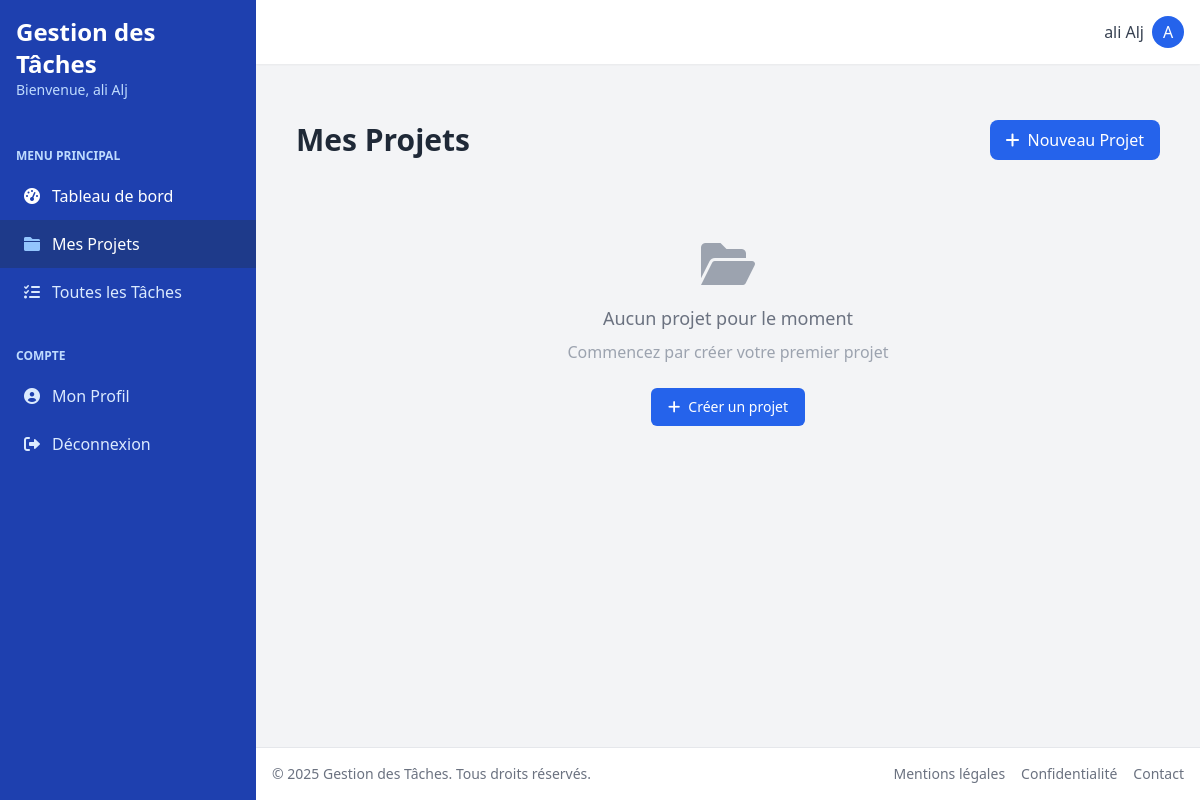
/projets/ (signed in), run on an earlier commit of the app's database.
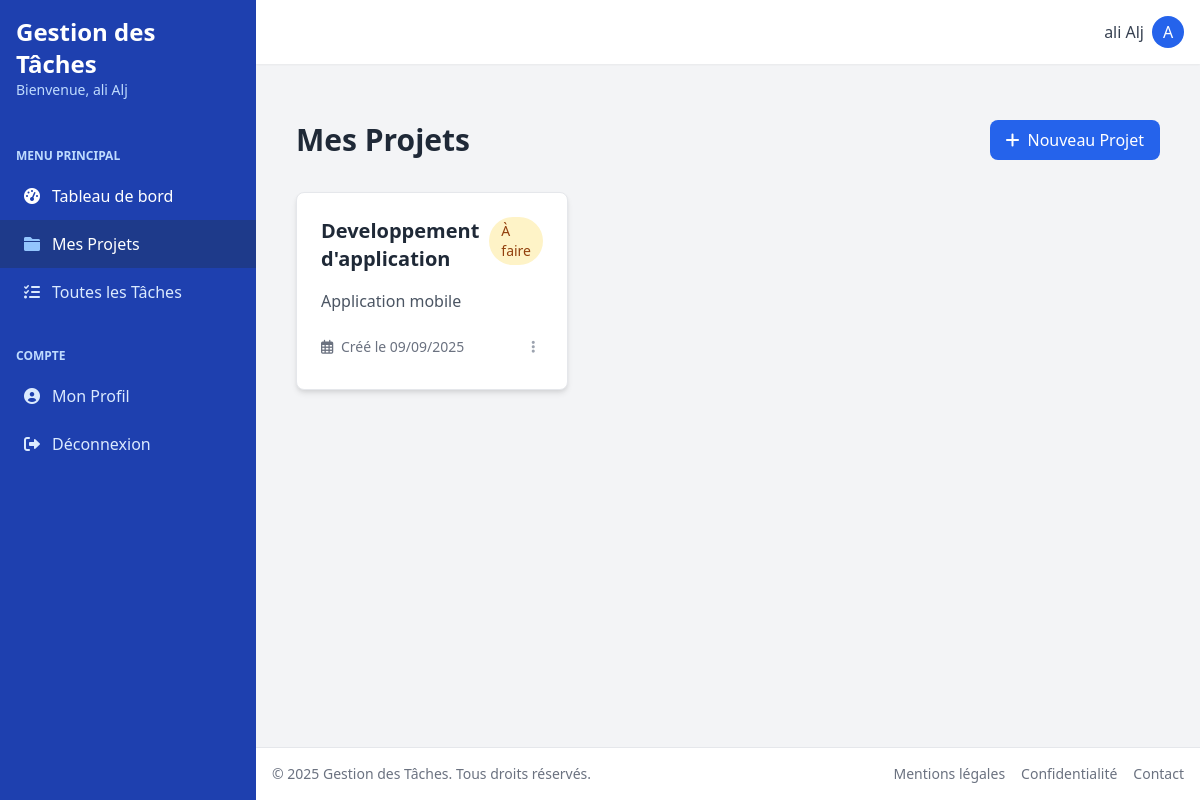
And on a later commit of the database.
### projects/models.py (models this page shows, shortened)
class Projet(models.Model):
    class StatutProjet(models.TextChoices):
        A_FAIRE = 'a_faire', _('À faire')
        EN_COURS = 'en_cours', _('En cours')
        TERMINE = 'termine', _('Terminé')
    titre = models.CharField(_('titre'), max_length=200)
    description = models.TextField(_('description'), blank=True)
    statut = models.CharField(
        _('statut'),
        max_length=10,
        choices=StatutProjet.choices,
        default=StatutProjet.A_FAIRE
    )
    proprietaire = models.ForeignKey(
        settings.AUTH_USER_MODEL,
        on_delete=models.CASCADE,
        related_name='projets',
        verbose_name=_('propriétaire')
    )
    date_creation = models.DateTimeField(_('date de création'), auto_now_add=True)
    date_mise_a_jour = models.DateTimeField(_('date de mise à jour'), auto_now=True)
    class Meta:
        verbose_name = _('projet')
        verbose_name_plural = _('projets')
        ordering = ['-date_creation']

### projects/views.py (the view)
# urls.py: path('', views.liste_projets, name='liste'),
@login_required
def liste_projets(request):
    projets = Projet.objects.filter(proprietaire=request.user).order_by('-date_creation')
    return render(request, 'projects/liste.html', {'projets': projets})

### rbac/context_processors.py (called while the page is built)
def user_permissions(request):
    if not hasattr(request, 'user') or not request.user.is_authenticated:
        return {}
    def has_perm(permission_codename):
        return user_has_permission(request.user, permission_codename)
    def has_role(role_name):
        return user_has_role(request.user, role_name)
    return {
        'has_perm': has_perm,
        'has_role': has_role,
        'is_admin': request.user.is_superuser or has_role('admin'),
    }

### templates/projects/liste.html (shortened to what this page needs)
{% extends 'base.html' %}
{% load static %}
{% block content %}
<div class="container mx-auto px-4 py-8">
    <div class="flex justify-between items-center mb-8">
        <h1 class="text-3xl font-bold text-gray-800">Mes Projets</h1>
        <a href="{% url 'projects:creer' %}"
           class="bg-blue-600 hover:bg-blue-700 text-white px-4 py-2 rounded-lg flex items-center">
            <i class="fas fa-plus mr-2"></i>
            Nouveau Projet
        </a>
    </div>
    <div class="grid grid-cols-1 md:grid-cols-2 lg:grid-cols-3 gap-6">
        {% for projet in projets %}
        <div class="bg-white rounded-lg shadow-md border border-gray-200 hover:shadow-lg transition-shadow duration-300">
            <div class="p-6">
                <div class="flex justify-between items-start mb-4">
                    <h2 class="text-xl font-semibold text-gray-800">
                        <a href="{% url 'projects:detail' projet.id %}" class="hover:text-blue-600 transition-colors">
                            {{ projet.titre }}
                        </a>
                    </h2>
                    <span class="inline-flex items-center px-3 py-1 rounded-full text-sm font-medium
                                {% if projet.statut == 'a_faire' %}bg-yellow-100 text-yellow-800
                                {% elif projet.statut == 'en_cours' %}bg-blue-100 text-blue-800
                                {% else %}bg-green-100 text-green-800{% endif %}">
                        {{ projet.get_statut_display }}
                    </span>
                </div>
                <p class="text-gray-600 mb-4 line-clamp-3">
                    {{ projet.description|default:"Aucune description fournie." }}
                </p>
                <div class="flex justify-between items-center text-sm text-gray-500">
                    <div>
                        <i class="far fa-calendar-alt mr-1"></i>
                        Créé le {{ projet.date_creation|date:"d/m/Y" }}
                    </div>
                    <div class="dropdown">
                        <button onclick="toggleDropdown('projectListActions-{{ projet.id }}', event)"
                                class="dropdown-toggle text-gray-400 hover:text-gray-600">
                            <i class="fas fa-ellipsis-v"></i>
                        </button>
                    </div>
                </div>
            </div>
        </div>
        {% empty %}
        <div class="col-span-full text-center py-12">
            <div class="text-gray-400 mb-4">
                <i class="fas fa-folder-open text-5xl"></i>
            </div>
            <h3 class="text-lg font-medium text-gray-500">Aucun projet pour le moment</h3>
            <p class="mt-2 text-gray-400">Commencez par créer votre premier projet</p>
            <div class="mt-6">
                <a href="{% url 'projects:creer' %}"
                   class="inline-flex items-center px-4 py-2 border border-transparent text-sm font-medium rounded-md text-white bg-blue-600 hover:bg-blue-700">
                    <i class="fas fa-plus mr-2"></i>
                    Créer un projet
                </a>
            </div>
        </div>
        {% endfor %}
    </div>
</div>
{% endblock %}

What changed in the data, as far as the page shows it:
added Projet: titre "Developpement d'application", statut "À faire", description "Application mobile", date_creation "09/09/2025"
Also different on the page:
text no longer shown: "Aucun projet pour le moment Commencez par créer votre premier projet Créer un projet"
